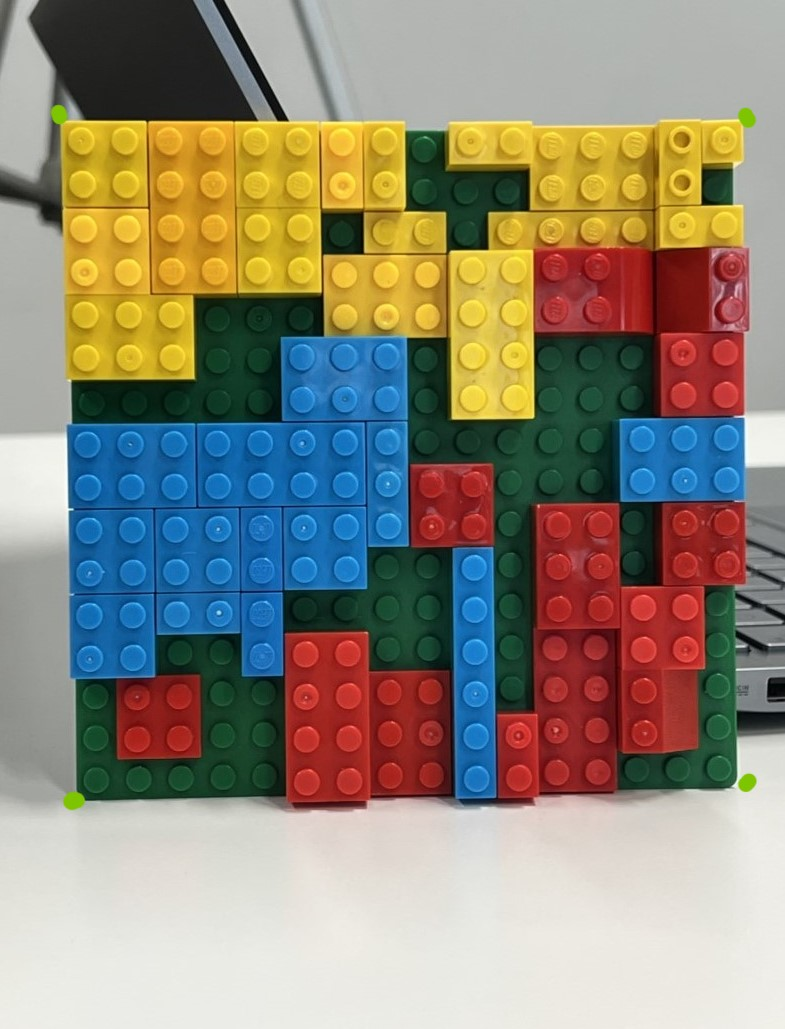
#> input picture legos/legos_green_corner.jpg, 785 x 1029 px, found by its file name
$ python squares.py
#> lines starting #> are read from the running program, lines starting #| are printed output that depends on the picture; after the words box and inside, x2 and y2 are one past the last pixel; in counts of white or black regions, pixels touching at a corner belong together
from scamp import *
import random

import cv2
import numpy as np
import imutils
from PIL import Image

from scamp import *
import random

# from music import build_chord

# breakpoint()

 # added green dots at corner of lego board
imgpath = "./legos/legos_green_corner.jpg"
img = Image.open(imgpath).convert('RGB')
#> img is the input picture: PIL image 785x1029 RGB; mean R, G, B 142.9, 136.2, 120.4


na = np.array(img)
img_copy = na

'''
CROPPING
'''
# find green dots
borderY, borderX = np.where(np.all(na==[125,198,0],axis=2))
#> borderY = 20 values from 112 to 806; borderX = 20 values, max 751 at index 4, min 55 at index 2, mean 341.2

top, bottom = np.min(borderY), np.max(borderY)
#> top = 112; bottom = 806
left, right = np.min(borderX), np.max(borderX)
#> left = 55; right = 751

# crop image from where green dots are
ROI = img_copy[top:bottom, left:right]
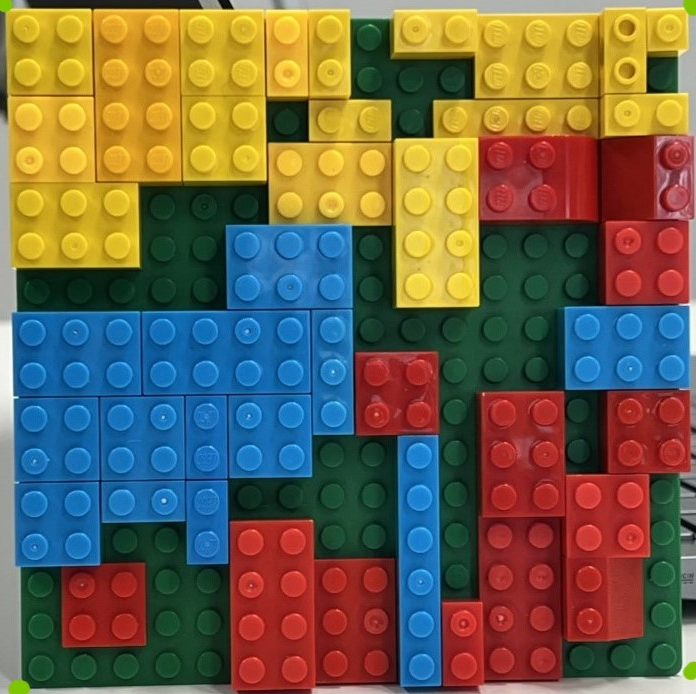
#> ROI: shape (694, 696, 3); mean R, G, B 109.3, 98.2, 75.2

# convert to opencv img
image = cv2.cvtColor(np.array(Image.fromarray(ROI)), cv2.COLOR_RGB2BGR)
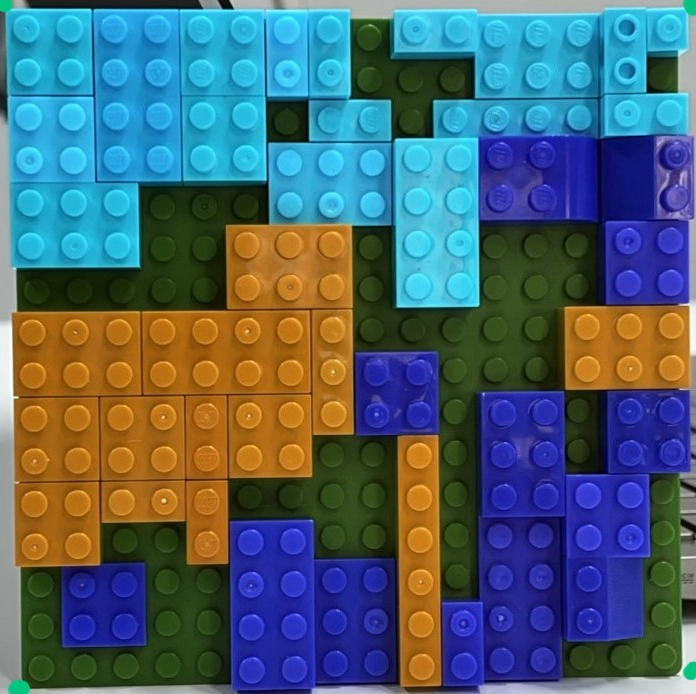
#> image: shape (694, 696, 3); mean R, G, B 75.2, 98.2, 109.3

borderY, borderX = np.where(np.all(image==[0,198,125],axis=2))
#> borderY = 18 values from 0 to 692; borderX = 18 values, max 695 at index 3, min 0 at index 2, mean 278.4

top, bottom = np.min(borderY), np.max(borderY)
#> top = 0; bottom = 692
left, right = np.min(borderX), np.max(borderX)
#> left = 0; right = 695

x_grid_pts = np.linspace(left,right,5)
#> x_grid_pts = [0, 173.8, 347.5, 521.2, 695]
y_grid_pts = np.linspace(top,bottom,5)
#> y_grid_pts = [0, 173, 346, 519, 692]

# make dots for approximate location of grid
for j in x_grid_pts:
    for k in y_grid_pts:
        cv2.circle(image, (int(j), int(k)), 1, (0, 0, 255), 3)
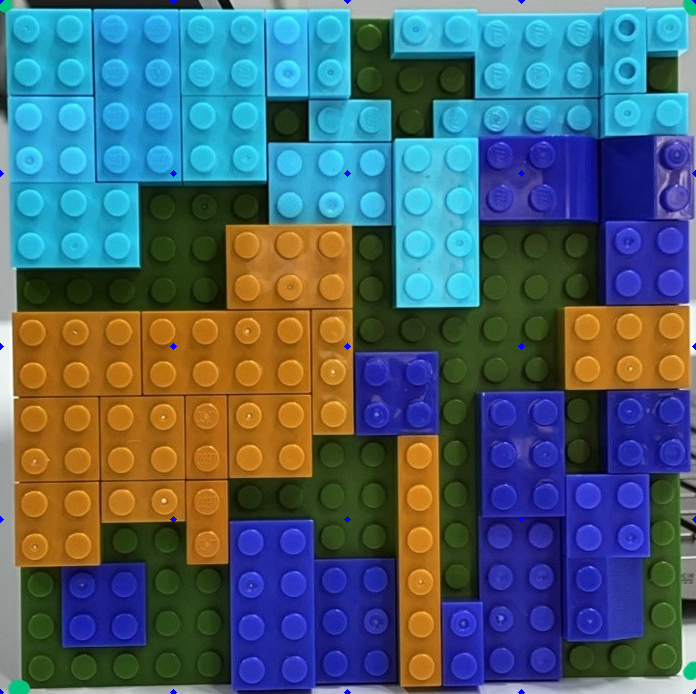
#> image: shape (694, 696, 3); 0.1% of pixels changed, all inside (x1, y1, x2, y2) = (0, 0, 696, 694)

cv2.imshow('image',image)
cv2.waitKey(0)

# height, width = 500, 500
# image = cv2.resize(image,(height,width), interpolation=cv2.INTER_AREA)

x_grid_pts = sorted(x_grid_pts)
y_grid_pts = sorted(y_grid_pts)

x_grid_pts = np.ceil(x_grid_pts).astype(int)
#> x_grid_pts = [0, 174, 348, 522, 695]
y_grid_pts = np.ceil(y_grid_pts).astype(int)

# example to focus on the bottom right corner
roi = image[(x_grid_pts[3]):(x_grid_pts[4]),
            (y_grid_pts[3]):(y_grid_pts[4])]
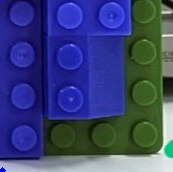
#> roi: shape (172, 173, 3); mean R, G, B 58, 67.8, 117.3

cv2.imshow('roi', roi)
cv2.waitKey(0)

## for each roi, see BGR values

# color detection

def color_detection(img, position=False):
#> called with position = False
    img_hsv = cv2.cvtColor(img, cv2.COLOR_BGR2HSV)
#> img_hsv: shape (694, 696, 3); mean H, S, V 56.4, 184.1, 148.8

    red_mask1 = cv2.inRange(img_hsv, (0,50,20), (5,255,255))
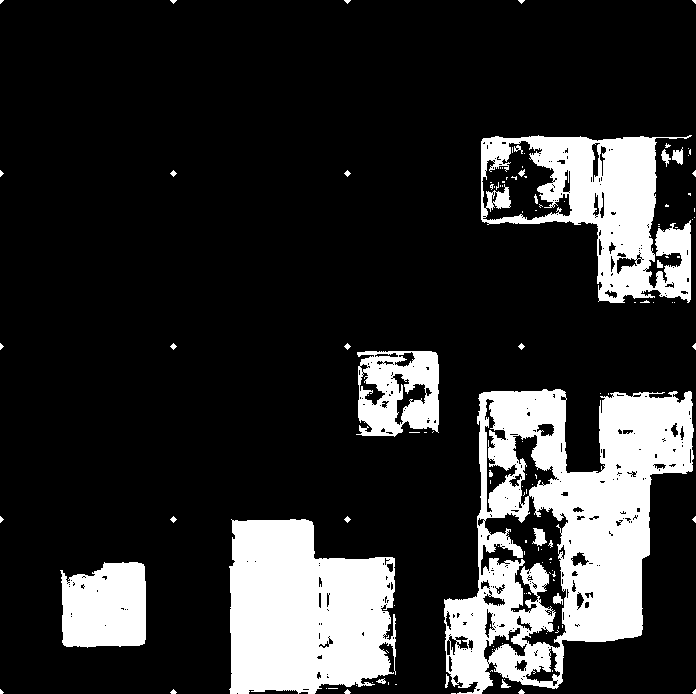
#> red_mask1: shape (694, 696); 19% white; 130 white regions (103 under 20 px), largest, box (x1, y1, x2, y2) and area: (444, 389, 694, 694) 38615, (229, 519, 396, 694) 23653, (481, 135, 692, 303) 16345
    red_mask2 = cv2.inRange(img_hsv, (175,50,20), (180,255,255))
#> red_mask2: shape (694, 696); 4.8% white; 317 white regions (249 under 20 px), largest, box (x1, y1, x2, y2) and area: (478, 435, 568, 648) 5949, (643, 136, 695, 288) 3692, (482, 141, 572, 220) 3513
    red_mask = cv2.bitwise_or(red_mask1, red_mask2)
#> red_mask: shape (694, 696); 23.8% white; 30 white regions (15 under 20 px), largest, box (x1, y1, x2, y2) and area: (443, 389, 694, 694) 49953, (481, 135, 696, 304) 25648, (229, 519, 397, 694) 25176

    yellow_mask = cv2.inRange(img_hsv, (20, 100, 100), (40, 255, 255))
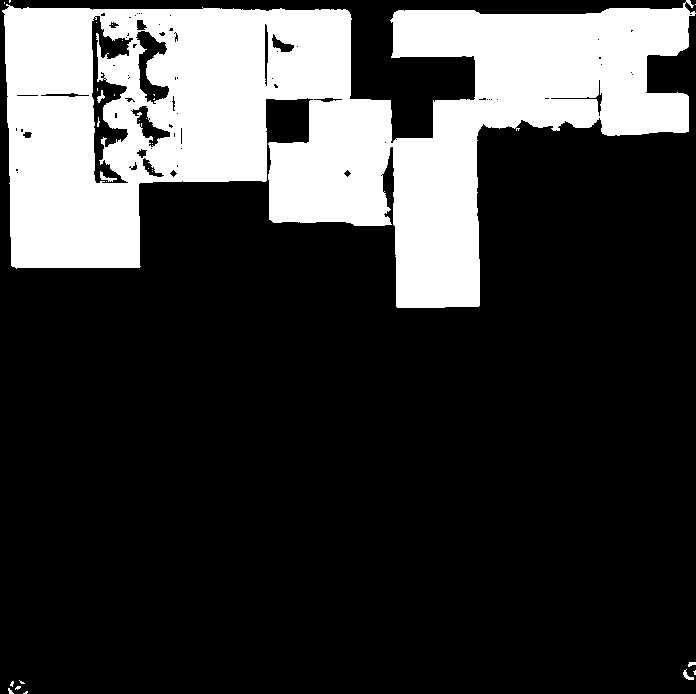
#> yellow_mask: shape (694, 696); 23.8% white; 29 white regions (23 under 20 px), largest, box (x1, y1, x2, y2) and area: (2, 0, 696, 308) 114509, (100, 171, 117, 182) 65, (683, 669, 694, 680) 49, (97, 90, 105, 103) 45, (688, 662, 696, 667) 28, (8, 688, 14, 694) 20

    blue_mask = cv2.inRange(img_hsv, (75, 66, 139), (167, 255, 255))
#> blue_mask: shape (694, 696); 20.1% white; 15 white regions (3 under 20 px), largest, box (x1, y1, x2, y2) and area: (142, 310, 311, 395) 13717, (14, 397, 100, 568) 13628, (229, 309, 354, 478) 11889

    if position:
        red_pos = np.argwhere(red_mask!=0)
        yellow_pos = np.argwhere(yellow_mask!=0)
        blue_pos = np.argwhere(blue_mask!=0)
        return red_pos, yellow_pos, blue_pos

    else: return red_mask, yellow_mask, blue_mask

red_mask, yellow_mask, blue_mask = color_detection(image)

blue_cropped = cv2.bitwise_and(image, image, mask=blue_mask)
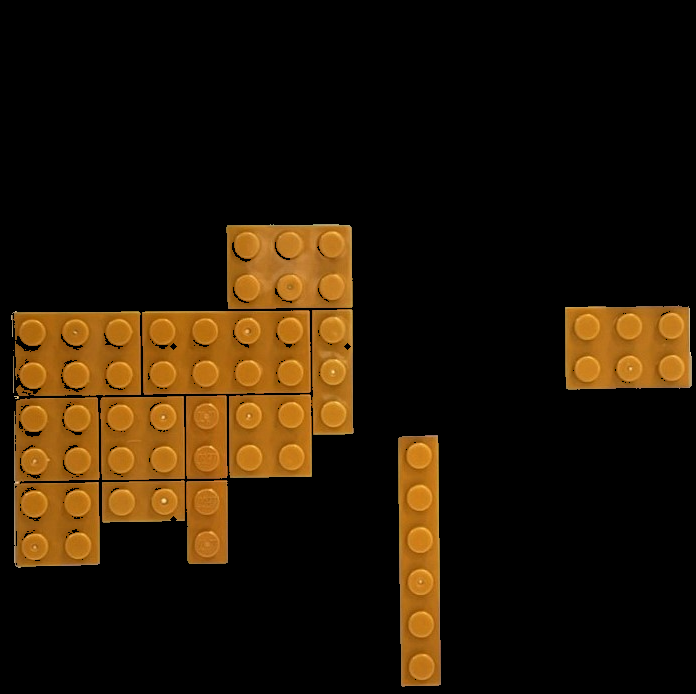
#> blue_cropped: shape (694, 696, 3); mean R, G, B 35.6, 22.3, 5.6
cv2.imshow('blue areas', blue_cropped)
cv2.waitKey(0)

rows, cols, m = (4, 4, 3)
rois = [[0 for i in range(cols)] for j in range(rows)] # rois[x,y,z], where x,y are squares from top-left
masks = [[[0 for z in range(m)]for i in range(cols)] for j in range(rows)] # masks[x,y,z] where z is R,Y,B


notes = [60,55,52,36]
octaves = [4,3,3,2]
drum_sounds = [42,45,41,36]

red = [[0 for i in range(cols)] for j in range(rows)]
yellow = [[0 for i in range(cols)] for j in range(rows)]
blue = [[0 for i in range(cols)] for j in range(rows)]

#> (the run stopped early here; a loop or call above may not have finished)
